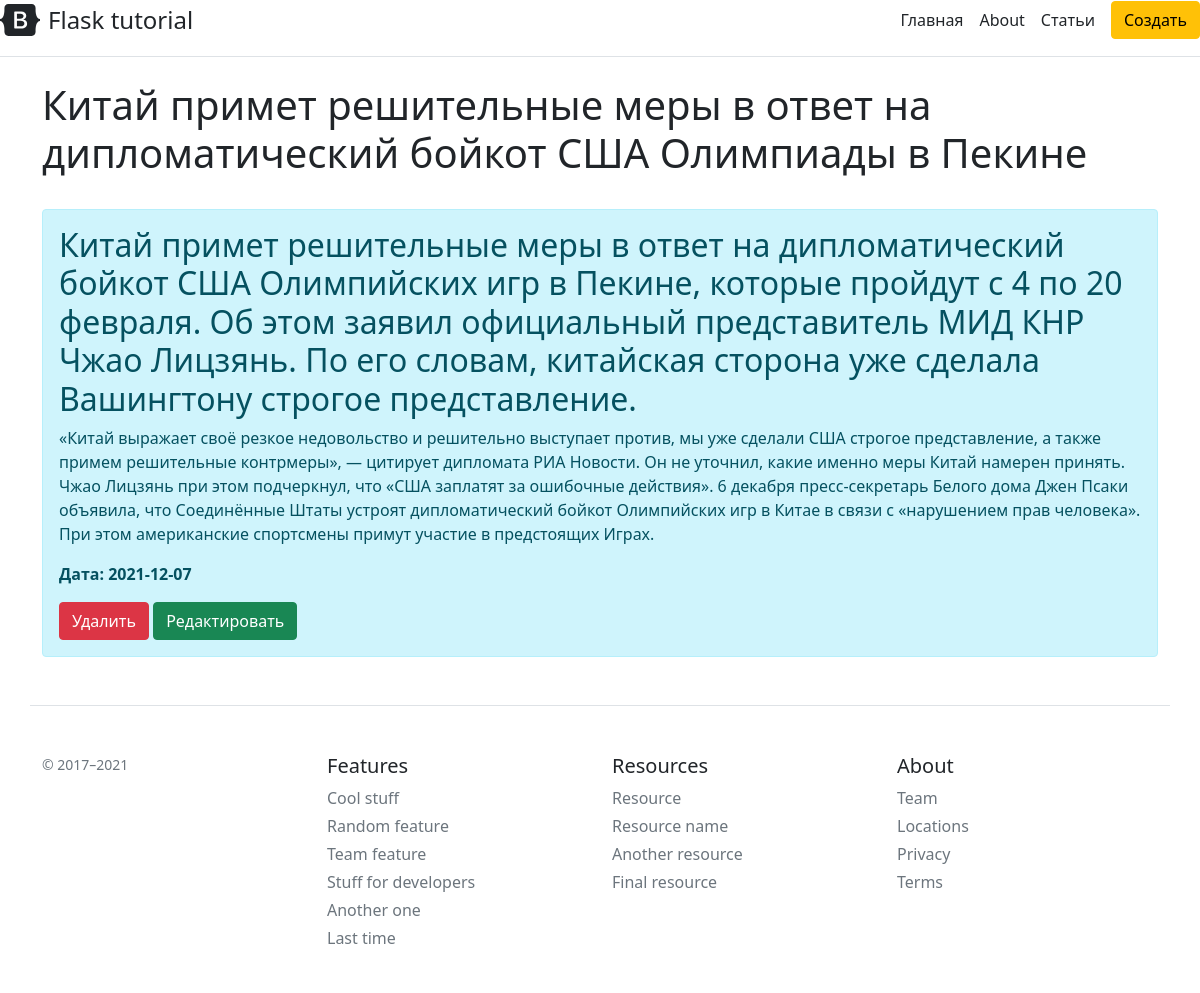
The app's page /posts/2, older data.
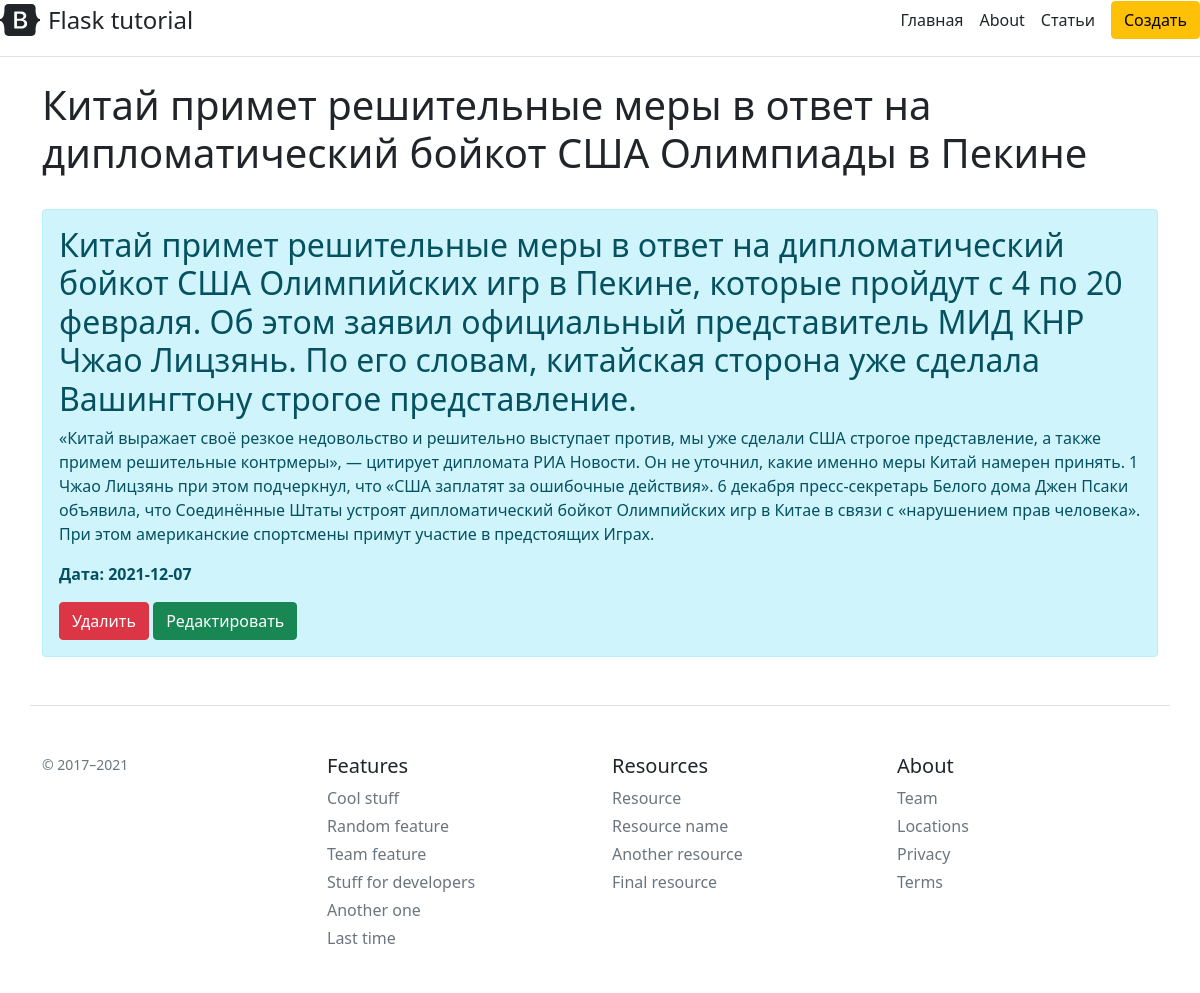
The same page, newer data.
### app.py (models this page shows, shortened)
class Article(db.Model):
    id = db.Column(db.Integer, primary_key=True)
    title = db.Column(db.String(100), nullable=False)
    intro = db.Column(db.String(300), nullable=False)
    text = db.Column(db.Text, nullable=False)
    date = db.Column(db.DateTime, default=datetime.utcnow)

### app.py (the view)
@app.route('/posts/<int:id>')
def post_detail(id):
    article = Article.query.get(id)
    return render_template("post_detail.html", article=article)

### templates/post_detail.html (shortened to what this page needs)
{% extends 'base.html' %}
{% block body %}
    <div class="container">
        <h1>{{ article.title }}</h1><br>
            <div class="alert alert-info">
                <h2>{{ article.intro }}</h2>
                <p>{{ article.text }}</p>
                <p><b>Дата: {{ article.date.date() }}</b></p>
                <a href="/posts/{{ article.id }}/delete" class="btn btn-danger">Удалить</a>
                <a href="/posts/{{ article.id }}/update" class="btn btn-success">Редактировать</a>
            </div>
    </div>
{% endblock %}

### templates/base.html (shortened to what this page needs)
<!DOCTYPE html>
<html lang="ru">
<head>
    <link rel="stylesheet" href="{{ url_for('static', filename='css/main.css') }}">
<link href="https://cdn.jsdelivr.net/npm/bootstrap@5.1.3/dist/css/bootstrap.min.css" rel="stylesheet">
</head>
<body>
    <div class="d-flex flex-column flex-md-row align-items-center pb-3 mb-4 border-bottom">
        <a href="/" class="d-flex align-items-center text-dark text-decoration-none">
          <span class="fs-4">Flask tutorial</span>
        </a>
        <nav class="d-inline-flex mt-2 mt-md-0 ms-md-auto">
          <a class="me-3 py-2 text-dark text-decoration-none" href="/">Главная</a>
          <a class="me-3 py-2 text-dark text-decoration-none" href="/about">About</a>
          <a class="me-3 py-2 text-dark text-decoration-none" href="/posts">Статьи</a>
        </nav>
          <a class="btn btn-warning" href="/create-article">Создать</a>
      </div>
    {% block body %}
    {% endblock %}
    <footer class="container pt-4 my-md-5 pt-md-5 border-top">
        <div class="row">
          <div class="col-12 col-md">
            <small class="d-block mb-3 text-muted">© 2017–2021</small>
          </div>
          <div class="col-6 col-md">
            <h5>Features</h5>
            <ul class="list-unstyled text-small">
              <li class="mb-1"><a class="link-secondary text-decoration-none" href="#">Cool stuff</a></li>
              <li class="mb-1"><a class="link-secondary text-decoration-none" href="#">Random feature</a></li>
              <li class="mb-1"><a class="link-secondary text-decoration-none" href="#">Team feature</a></li>
              <li class="mb-1"><a class="link-secondary text-decoration-none" href="#">Stuff for developers</a></li>
              <li class="mb-1"><a class="link-secondary text-decoration-none" href="#">Another one</a></li>
              <li class="mb-1"><a class="link-secondary text-decoration-none" href="#">Last time</a></li>
            </ul>
          </div>
          <div class="col-6 col-md">
            <h5>Resources</h5>
            <ul class="list-unstyled text-small">
              <li class="mb-1"><a class="link-secondary text-decoration-none" href="#">Resource</a></li>
              <li class="mb-1"><a class="link-secondary text-decoration-none" href="#">Resource name</a></li>
              <li class="mb-1"><a class="link-secondary text-decoration-none" href="#">Another resource</a></li>
              <li class="mb-1"><a class="link-secondary text-decoration-none" href="#">Final resource</a></li>
            </ul>
          </div>
          <div class="col-6 col-md">
            <h5>About</h5>
            <ul class="list-unstyled text-small">
              <li class="mb-1"><a class="link-secondary text-decoration-none" href="#">Team</a></li>
              <li class="mb-1"><a class="link-secondary text-decoration-none" href="#">Locations</a></li>
              <li class="mb-1"><a class="link-secondary text-decoration-none" href="#">Privacy</a></li>
              <li class="mb-1"><a class="link-secondary text-decoration-none" href="#">Terms</a></li>
            </ul>
          </div>
        </div>
      </footer>
</body>
</html>

Row changes from the older to the newer data that the page shows:
changed Article: text "…меры Китай намерен принять. Чжао Лицзянь при этом…" → "…меры Китай намерен принять. 1 Чжао Лицзянь при этом…"
